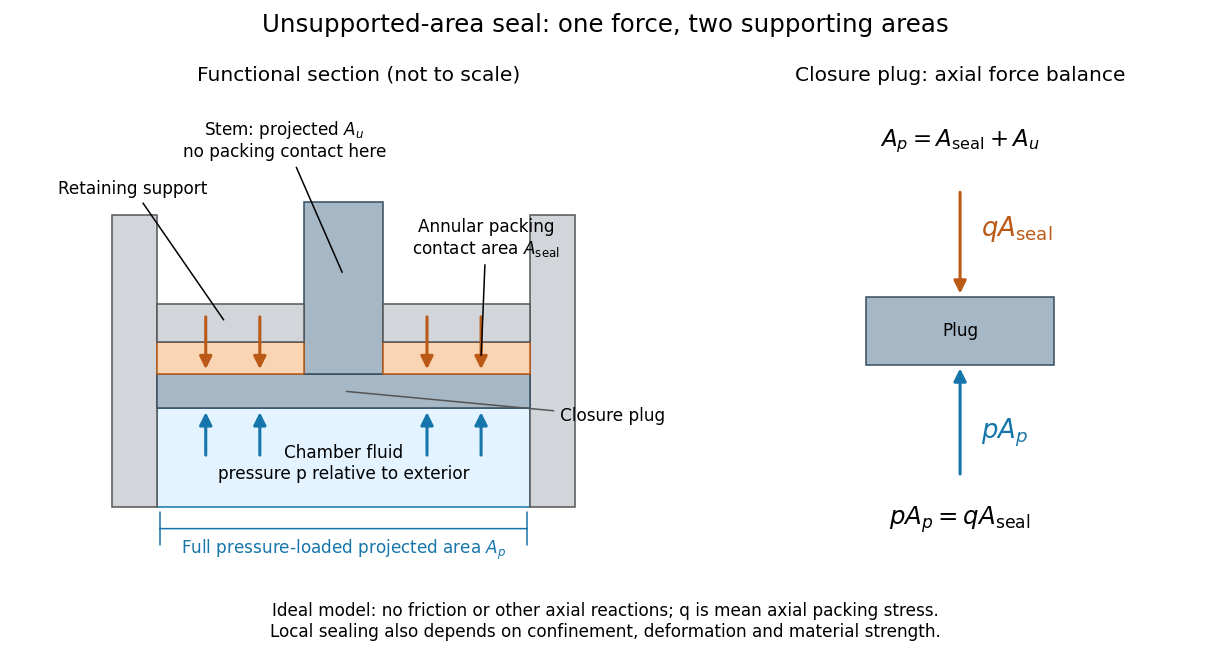

The script that drew this image:
"""Original functional seal diagram. Tested with Python 3.14 / matplotlib 3.10.7.
Run from _media; the output goes to the current working directory.
No dimensions or construction specifications are implied.
"""
from pathlib import Path
import matplotlib.pyplot as plt
from matplotlib.patches import Rectangle, FancyArrowPatch


def arrow(ax, a, b, color, label=None):
    ax.add_patch(FancyArrowPatch(a, b, arrowstyle='-|>', mutation_scale=17,
                                linewidth=2, color=color))
    if label:
        ax.text((a[0]+b[0])/2, (a[1]+b[1])/2, label, fontsize=12)


def main():
    plt.rcParams.update({'font.size': 11, 'figure.facecolor': 'white'})
    fig, (ax, free) = plt.subplots(1, 2, figsize=(11, 6), dpi=110,
                                  gridspec_kw={'width_ratios': [1.45, 1]})
    fig.suptitle('Unsupported-area seal: one force, two supporting areas', fontsize=16)
    blue, orange = '#1675aa', '#bb5a17'
    ax.set(xlim=(0, 6.3), ylim=(0, 5.3))
    ax.axis('off')
    ax.set_title('Functional section (not to scale)', pad=12)
    ax.add_patch(Rectangle((1.1, .55), 3.8, 1.15, fc='#e3f3ff', ec=blue))
    ax.text(3, .88, 'Chamber fluid\npressure p relative to exterior', ha='center')
    for x in (.65, 4.9):
        ax.add_patch(Rectangle((x, .55), .45, 3.4, fc='#d2d6da', ec='#555'))
    ax.add_patch(Rectangle((1.1, 1.7), 3.8, .4, fc='#a6b7c6', ec='#374d5e'))
    ax.add_patch(Rectangle((2.6, 2.1), .8, 2.0, fc='#a6b7c6', ec='#374d5e'))
    for x, width in ((1.1, 1.5), (3.4, 1.5)):
        ax.add_patch(Rectangle((x, 2.1), width, .37, fc='#f9d5b4', ec=orange))
        ax.add_patch(Rectangle((x, 2.47), width, .45, fc='#d2d6da', ec='#555'))
    for x in (1.6, 2.15, 3.85, 4.4):
        arrow(ax, (x, 1.12), (x, 1.69), blue)
        arrow(ax, (x, 2.8), (x, 2.12), orange)
    ax.annotate('Closure plug', (3, 1.9), (5.2, 1.55), ha='left',
                arrowprops={'arrowstyle': '-', 'color': '#555'})
    ax.annotate('Annular packing\ncontact area $A_{\\rm seal}$', (4.4, 2.28),
                (4.45, 3.5), ha='center', arrowprops={'arrowstyle': '-'})
    ax.annotate('Retaining support', (1.8, 2.7), (.1, 4.2),
                arrowprops={'arrowstyle': '-'})
    ax.annotate('Stem: projected $A_u$\nno packing contact here', (3, 3.25),
                (2.4, 4.62), ha='center', arrowprops={'arrowstyle': '-'})
    ax.annotate('', (1.1, .3), (4.9, .3), arrowprops={'arrowstyle': '|-|', 'color': blue})
    ax.text(3, .01, 'Full pressure-loaded projected area $A_p$', ha='center', color=blue)
    free.set(xlim=(0, 5), ylim=(0, 5.3))
    free.axis('off')
    free.set_title('Closure plug: axial force balance', pad=12)
    free.add_patch(Rectangle((1.4, 2.2), 2.2, .8, fc='#a6b7c6', ec='#374d5e'))
    free.text(2.5, 2.6, 'Plug', ha='center', va='center')
    arrow(free, (2.5, .9), (2.5, 2.2), blue)
    arrow(free, (2.5, 4.25), (2.5, 3.0), orange)
    free.text(2.75, 1.35, '$p A_p$', color=blue, fontsize=17)
    free.text(2.75, 3.7, '$q A_{\\rm seal}$', color=orange, fontsize=17)
    free.text(2.5, .35, '$p A_p=q A_{\\rm seal}$', ha='center', fontsize=16)
    free.text(2.5, 4.75, '$A_p=A_{\\rm seal}+A_u$', ha='center', fontsize=15)
    fig.text(.5, .035, 'Ideal model: no friction or other axial reactions; q is mean axial packing stress.\nLocal sealing also depends on confinement, deformation and material strength.',
             ha='center', fontsize=11)
    fig.subplots_adjust(left=.04, right=.97, bottom=.16, top=.85, wspace=.15)
    fig.savefig(Path.cwd() / (Path(__file__).stem + '.png'), facecolor='white')
    plt.close(fig)


if __name__ == '__main__':
    main()
